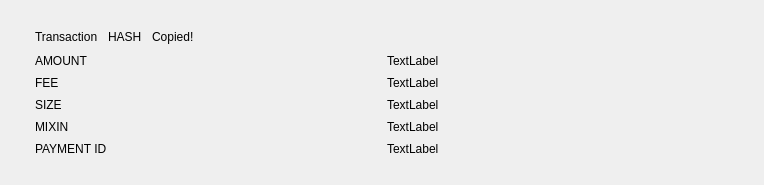
<?xml version="1.0" encoding="UTF-8"?>
<ui version="4.0">
 <class>PoolTransactionDetailsDialog</class>
 <widget class="QDialog" name="PoolTransactionDetailsDialog">
  <property name="geometry">
   <rect>
    <x>0</x>
    <y>0</y>
    <width>764</width>
    <height>185</height>
   </rect>
  </property>
  <property name="sizePolicy">
   <sizepolicy hsizetype="Fixed" vsizetype="Fixed">
    <horstretch>0</horstretch>
    <verstretch>0</verstretch>
   </sizepolicy>
  </property>
  <property name="minimumSize">
   <size>
    <width>0</width>
    <height>0</height>
   </size>
  </property>
  <property name="maximumSize">
   <size>
    <width>16777215</width>
    <height>16777215</height>
   </size>
  </property>
  <property name="windowTitle">
   <string>Transaction details</string>
  </property>
  <layout class="QVBoxLayout" name="verticalLayout_2" stretch="0,1">
   <property name="leftMargin">
    <number>35</number>
   </property>
   <property name="topMargin">
    <number>30</number>
   </property>
   <property name="rightMargin">
    <number>25</number>
   </property>
   <property name="bottomMargin">
    <number>25</number>
   </property>
   <item>
    <layout class="QHBoxLayout" name="horizontalLayout_2" stretch="0,0,1">
     <property name="spacing">
      <number>10</number>
     </property>
     <item>
      <widget class="WalletGui::WalletLargeBlackTextLabel" name="m_textLabel">
       <property name="text">
        <string>Transaction</string>
       </property>
       <property name="indent">
        <number>0</number>
       </property>
      </widget>
     </item>
     <item>
      <widget class="WalletGui::WalletLargeBlackTextLabel" name="m_hashLabel">
       <property name="cursor">
        <cursorShape>PointingHandCursor</cursorShape>
       </property>
       <property name="toolTip">
        <string>Click to copy</string>
       </property>
       <property name="text">
        <string>HASH</string>
       </property>
       <property name="indent">
        <number>0</number>
       </property>
       <property name="textInteractionFlags">
        <set>Qt::LinksAccessibleByMouse|Qt::TextSelectableByMouse</set>
       </property>
      </widget>
     </item>
     <item>
      <widget class="WalletGui::CopyMagicLabel" name="m_copyLabel">
       <property name="text">
        <string>Copied!</string>
       </property>
       <property name="indent">
        <number>0</number>
       </property>
      </widget>
     </item>
    </layout>
   </item>
   <item>
    <layout class="QGridLayout" name="gridLayout" columnstretch="0,0">
     <property name="leftMargin">
      <number>0</number>
     </property>
     <property name="rightMargin">
      <number>0</number>
     </property>
     <property name="spacing">
      <number>0</number>
     </property>
     <item row="0" column="0">
      <widget class="WalletGui::WalletNormalGrayTextLabel" name="m_amountTextLabel">
       <property name="text">
        <string>AMOUNT</string>
       </property>
       <property name="indent">
        <number>0</number>
       </property>
      </widget>
     </item>
     <item row="2" column="0">
      <widget class="WalletGui::WalletNormalGrayTextLabel" name="m_sizeTextLabel">
       <property name="text">
        <string>SIZE</string>
       </property>
       <property name="indent">
        <number>0</number>
       </property>
      </widget>
     </item>
     <item row="2" column="1">
      <widget class="WalletGui::WalletNormalBlackTextLabel" name="m_sizeLabel">
       <property name="text">
        <string>TextLabel</string>
       </property>
       <property name="indent">
        <number>0</number>
       </property>
       <property name="textInteractionFlags">
        <set>Qt::LinksAccessibleByMouse|Qt::TextSelectableByMouse</set>
       </property>
      </widget>
     </item>
     <item row="5" column="0">
      <widget class="WalletGui::WalletNormalGrayTextLabel" name="m_mixinTextLabel">
       <property name="text">
        <string>MIXIN</string>
       </property>
       <property name="indent">
        <number>0</number>
       </property>
      </widget>
     </item>
     <item row="5" column="1">
      <widget class="WalletGui::WalletNormalBlackTextLabel" name="m_mixinLabel">
       <property name="text">
        <string>TextLabel</string>
       </property>
       <property name="indent">
        <number>0</number>
       </property>
       <property name="textInteractionFlags">
        <set>Qt::LinksAccessibleByMouse|Qt::TextSelectableByMouse</set>
       </property>
      </widget>
     </item>
     <item row="8" column="0">
      <widget class="WalletGui::WalletNormalGrayTextLabel" name="m_paymentIdTextLabel">
       <property name="text">
        <string>PAYMENT ID</string>
       </property>
       <property name="indent">
        <number>0</number>
       </property>
      </widget>
     </item>
     <item row="8" column="1">
      <widget class="WalletGui::WalletNormalBlackTextLabel" name="m_paymentIdLabel">
       <property name="text">
        <string>TextLabel</string>
       </property>
       <property name="indent">
        <number>0</number>
       </property>
       <property name="textInteractionFlags">
        <set>Qt::LinksAccessibleByMouse|Qt::TextSelectableByMouse</set>
       </property>
      </widget>
     </item>
     <item row="0" column="1">
      <widget class="WalletGui::WalletNormalBlackTextLabel" name="m_amountLabel">
       <property name="text">
        <string>TextLabel</string>
       </property>
       <property name="indent">
        <number>0</number>
       </property>
       <property name="textInteractionFlags">
        <set>Qt::LinksAccessibleByMouse|Qt::TextSelectableByMouse</set>
       </property>
      </widget>
     </item>
     <item row="1" column="0">
      <widget class="WalletGui::WalletNormalGrayTextLabel" name="m_feeTextLabel">
       <property name="text">
        <string>FEE</string>
       </property>
       <property name="indent">
        <number>0</number>
       </property>
      </widget>
     </item>
     <item row="1" column="1">
      <widget class="WalletGui::WalletNormalBlackTextLabel" name="m_feeLabel">
       <property name="text">
        <string>TextLabel</string>
       </property>
       <property name="indent">
        <number>0</number>
       </property>
       <property name="textInteractionFlags">
        <set>Qt::LinksAccessibleByMouse|Qt::TextSelectableByMouse</set>
       </property>
      </widget>
     </item>
    </layout>
   </item>
  </layout>
 </widget>
 <customwidgets>
  <customwidget>
   <class>WalletGui::CopyMagicLabel</class>
   <extends>QLabel</extends>
   <header>Gui/Common/CopyMagicLabel.h</header>
  </customwidget>
  <customwidget>
   <class>WalletGui::WalletNormalGrayTextLabel</class>
   <extends>QLabel</extends>
   <header>Gui/Common/WalletTextLabel.h</header>
  </customwidget>
  <customwidget>
   <class>WalletGui::WalletNormalBlackTextLabel</class>
   <extends>QLabel</extends>
   <header>Gui/Common/WalletTextLabel.h</header>
  </customwidget>
  <customwidget>
   <class>WalletGui::WalletLargeBlackTextLabel</class>
   <extends>QLabel</extends>
   <header>Gui/Common/WalletTextLabel.h</header>
  </customwidget>
 </customwidgets>
 <resources/>
 <connections/>
</ui>
